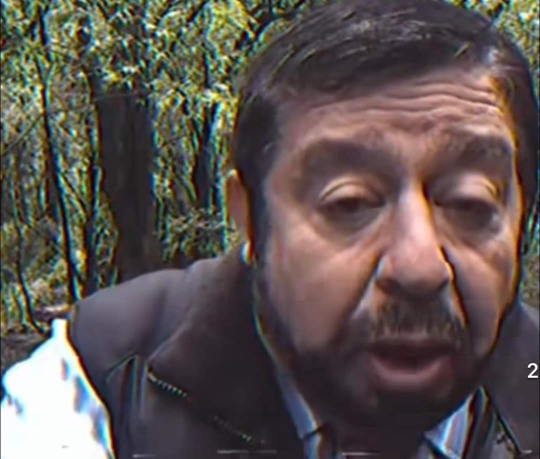
#> input picture PI_05_EspacioColor/figuras/rostro.jpg, 1080 x 917 px (shown at 1/2 size)
$ jupyter execute --allow-errors PI_05_OperacionesLogicas-Mascaras_Tarea.ipynb
#> lines starting #> are read from the running program, lines starting #| are printed output that depends on the picture; after the words box and inside, x2 and y2 are one past the last pixel; in counts of white or black regions, pixels touching at a corner belong together
<!--Información del curso-->

<br><br><center><h1 style="font-size:2em;color:#2467C0"> Operaciones lógicas y máscaras </h1></center>
<br>
<table>
<col width="550">
<col width="450">
<tr>


<td></td>
<td>

**OpenCV** es una biblioteca libre desarrollada originalmente por Intel. Vio la luz en el año 1999. Escrita originalmente en C/C++, su mejor virtud es que es multiplataforma, se puede ejecutar en diferentes sistemas operativos (Linux, Windows, Mac OS X, Android e iOS). También la podemos utilizar en diferentes lenguajes de programación como Java, Objective C, C# y *Python*.

Quizás sea la biblioteca de visión artificial más importante y más usada. Es utilizada por universidades, empresas y gente del movimiento Maker para dar rienda suelta a su imaginación al tratarse de un software libre.

En este notebook comenzaremos con el tratamiento de imágenes en Python mediante esta librería, más específicamente vamos a ver como cargar o  leer una imagen, conversión a blanco y negro, filtros y otras operaciones que serán útiles dentro del curso.


<br>
</td>
</tr>
</table>

# 0. Librerías básicas

[cell 1]
#Librerías básicas de esta notebook
import matplotlib.pyplot as plt
import numpy as np
import cv2 as cv

[cell 2]
def plt_imshow(title, image):
    image = cv.cvtColor(image, cv.COLOR_BGR2RGB)
    plt.imshow(image)
    plt.title(title)
    plt.grid(False)
    plt.show()

# TAREA

<div class="alert alert-success">

**Ejercicio 1**

 <ul>
  <li>a) Generar imagenes como las que se muestran a continuación (300 x 300)</li>
  <li>b) Aplicar las operaciones de AND, OR y XOR</li>
   <li>b)Aplicar la operación inversa a ambas imagenes</li>
</ul>

</div>

[cell 3]
circle = np.zeros((300, 300), dtype="uint8")
cv.circle(circle, (150, 150), 150, 255, -1)
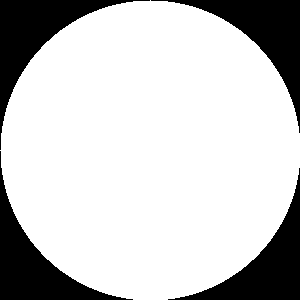
#> circle: shape (300, 300); 78.5% white; 4 black regions, box (x1, y1, x2, y2) and area: (0, 0, 150, 150) 4980, (151, 0, 300, 133) 4830, (0, 151, 133, 300) 4830, (168, 168, 300, 300) 4681

triangle = np.zeros((300, 300), dtype="uint8")
pts = np.array([[0, 150], [300, 300], [300, 0]], np.int32)
pts = pts.reshape((-1, 1, 2))
cv.fillPoly(triangle, [pts], 255)
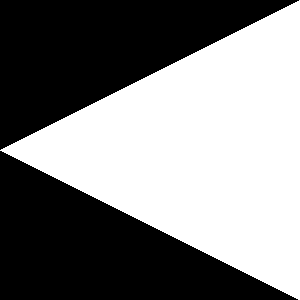
#> triangle: shape (300, 300); 50.2% white; 2 black regions, box (x1, y1, x2, y2) and area: (0, 0, 299, 150) 22500, (0, 151, 298, 300) 22350

fig = plt.figure()

ax1 = fig.add_subplot(122)
ax1.imshow(triangle, cmap='gray')
ax1.set_title('Triangulo')

ax2 = fig.add_subplot(121)
ax2.imshow(circle, cmap='gray')
ax2.set_title('Circulo')

plt.show()
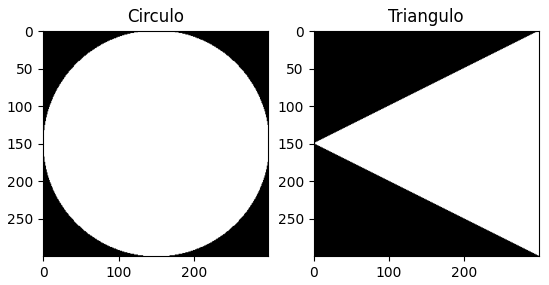
#> figure drawn by matplotlib, 2 panels

[cell 4]
#AND
img_and = cv.bitwise_and(circle, triangle)
plt_imshow("AND", img_and)
#> in plt_imshow, `image = cv.cvtColor(image, cv.COLOR_BGR2RGB)`: image: shape (300, 300, 3); 43.4% white; 1 white region, box (x1, y1, x2, y2) and area: (0, 30, 300, 271) 39104

[cell 5]
#OR
img_or = cv.bitwise_or(circle, triangle)
plt_imshow("OR", img_or)
#> in plt_imshow (call 2), `image = cv.cvtColor(image, cv.COLOR_BGR2RGB)`: image: shape (300, 300, 3); 85.2% white; 4 black regions, box (x1, y1, x2, y2) and area: (0, 0, 150, 150) 4980, (0, 151, 133, 300) 4830, (151, 0, 299, 30) 1792, (168, 271, 298, 300) 1673

[cell 6]
#XOR
img_xor = cv.bitwise_xor(circle,triangle)
plt_imshow("OR", img_xor)
#> call 3 of plt_imshow, with title = 'OR'
#> in plt_imshow (call 3), `image = cv.cvtColor(image, cv.COLOR_BGR2RGB)`:
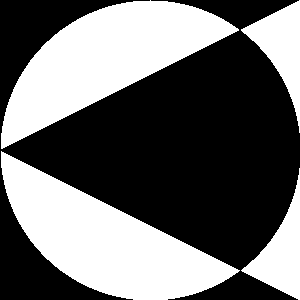
#> image: shape (300, 300, 3); 41.8% white; 4 white regions, box (x1, y1, x2, y2) and area: (1, 151, 240, 300) 15847, (1, 0, 239, 149) 15728, (241, 0, 300, 133) 3038, (241, 168, 300, 300) 3008

[cell 7]
# inversa circle
circle_inv = cv.bitwise_not(circle)
plt_imshow("Circulo INV", circle_inv)

[cell 8]
# inversa triangle
triangle_inv = cv.bitwise_not(triangle)
plt_imshow("Triangulo INV", triangle_inv)

<div class="alert alert-success">

**Ejercicio 2.  Descargar una imagen con el rostro de una persona**


 <ul>
  <li>a) Generar y aplicar una mascara con una circunferencia </li>
  <li>b) Generar y aplicar una mascara con un cuadrado</li>
</ul>

</div>

[cell 9]
face = cv.imread("figuras/rostro.jpg")
#> face is the input picture: shape (917, 1080, 3); mean B, G, R 80.8, 84, 93.5
plt_imshow("Original",face)
face.shape
#> Out = (917, 1080, 3)

[cell 10]
# Mascara circular y su implementación
masc_circle=np.zeros((face.shape[:2]), dtype="uint8")
cv.circle(masc_circle, (800, 450), 480, 255, -1)
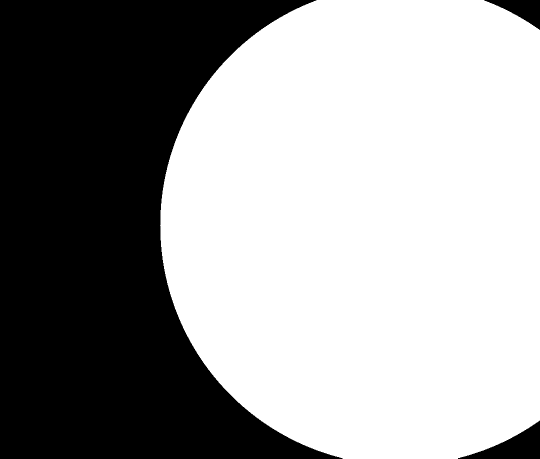
#> masc_circle: shape (917, 1080) (shown at 1/2 size); 61.1% white; 3 black regions, box (x1, y1, x2, y2) and area: (0, 0, 685, 917) 376468, (916, 841, 1080, 917) 5270, (968, 0, 1080, 60) 3056
plt_imshow("Circle Mask", masc_circle)

[cell 11]
# Mascara cuadrado
square_masc=np.zeros((face.shape[:2]), dtype="uint8")
cv.rectangle(square_masc, (1080,900), (425, 0), 255, -1)
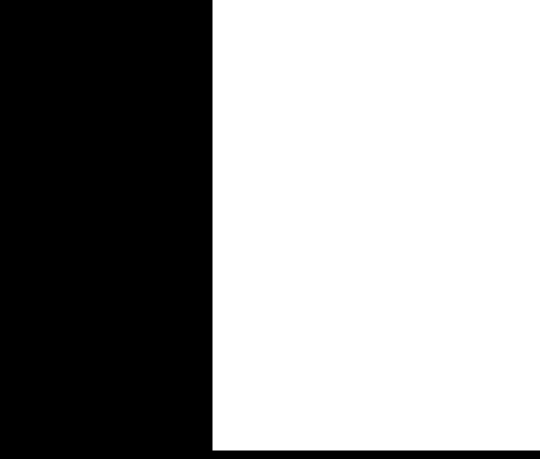
#> square_masc: shape (917, 1080) (shown at 1/2 size); 59.6% white; 1 black region, box (x1, y1, x2, y2) and area: (0, 0, 1080, 917) 400205
plt_imshow("Cuadrado Mask", square_masc)

[cell 12]
#Aplicar la mascara rectangular

img_mascara_circular = cv.bitwise_and(face, face, mask=masc_circle )
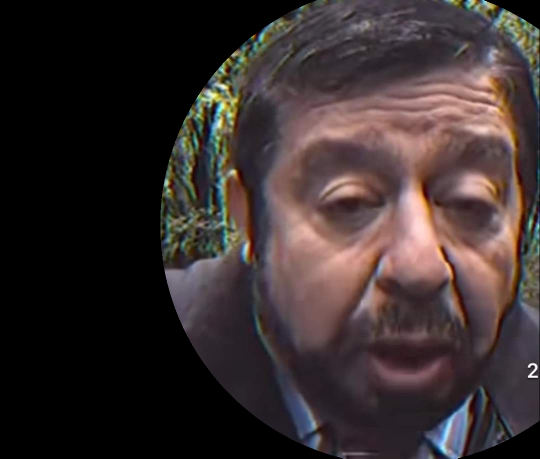
#> img_mascara_circular: shape (917, 1080, 3) (shown at 1/2 size); mean B, G, R 46.2, 46.3, 56.9

plt_imshow("Másacara", img_mascara_circular)

[cell 13]
#Aplicar la mascara cuadrada

img_mascara_cuadrada = cv.bitwise_and(face, face, mask= square_masc)
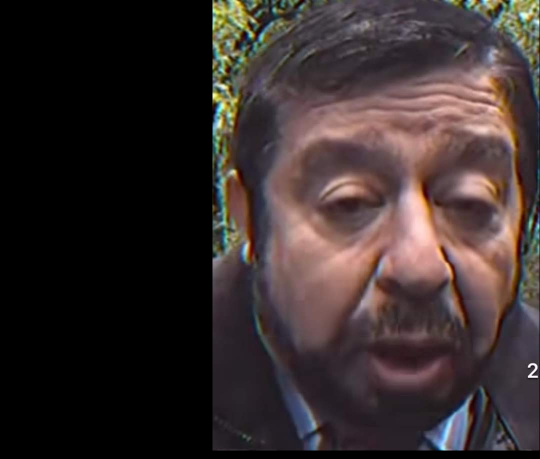
#> img_mascara_cuadrada: shape (917, 1080, 3) (shown at 1/2 size); mean B, G, R 44.9, 45.4, 55.9

plt_imshow("Másacara", img_mascara_cuadrada)

<div class="alert alert-success">

**Ejercicio 3**


 <ul>
  <li>a) Utilizando el archivo "figuras/letras.png.", aplicar todas las operaciones posibles para tratar de limpiar las letras de la figura del ruido existente </li>
</ul>

</div>

[cell 14]
img=cv.imread('figuras/letras.png')
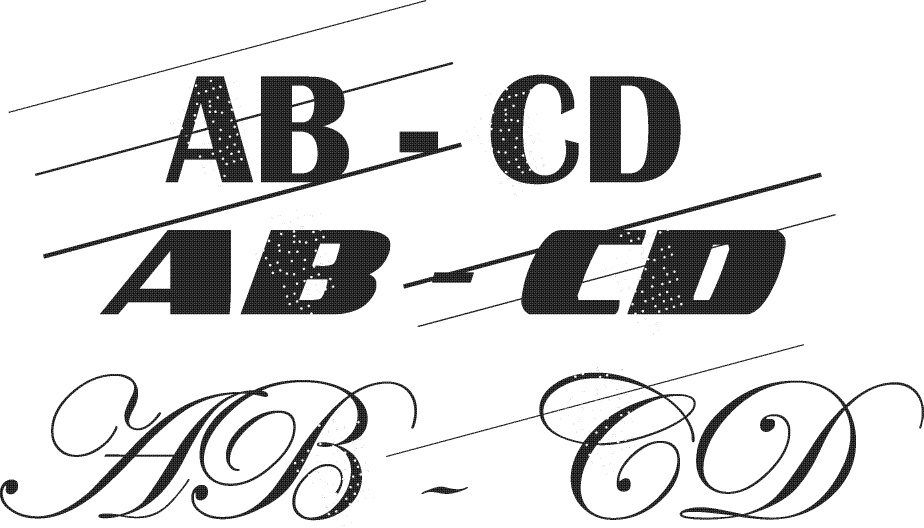
#> input picture PI_05_EspacioColor/figuras/letras.png, 2771 x 1583 px (shown at 1/3 size)
#> img is the input picture: shape (1583, 2771, 3); 86.5% white; black in thin lines or dots
img_word_gray = cv.cvtColor( img, cv.COLOR_BGR2GRAY)
#> img_word_gray: shape (1583, 2771); 86.5% white; black in thin lines or dots
plt.imshow(img_word_gray, cmap='gray')
plt.show()
img_word_gray.shape
#> Out = (1583, 2771)

[cell 15]
erosion = cv.erode(  img_word_gray.copy(), None, iterations = 3)
#> erosion: shape (1583, 2771); 79.4% white; 153 black regions, largest, box (x1, y1, x2, y2) and area: (1206, 515, 2510, 984) 189354, (102, 183, 1388, 779) 161274, (0, 1119, 1254, 1564) 130622
plt_imshow('Erosion , i=1', erosion)

[cell 16]
#Dilatación
dilatacion = cv.dilate(  erosion.copy(), None, iterations = 4)
#> dilatacion: shape (1583, 2771); 85.2% white; 117 black regions (68 under 20 px), largest, box (x1, y1, x2, y2) and area: (1211, 519, 2505, 980) 158400, (106, 187, 1384, 774) 124489, (724, 680, 1170, 942) 82017
plt_imshow('dilatacion , i=1', dilatacion)

[cell 17]
#Dilatación
dilatacion = cv.dilate(dilatacion.copy(), None, iterations = 1  )
#> dilatacion: shape (1583, 2771); 86.4% white; 105 black regions (78 under 20 px), largest, box (x1, y1, x2, y2) and area: (108, 189, 1383, 773) 115305, (1885, 689, 2355, 942) 88774, (725, 681, 1169, 941) 79961
plt_imshow('dilatacion , i=1', dilatacion)

[cell 18]
kernel = cv.getStructuringElement(cv.MORPH_RECT, (11,11))
closing = cv.morphologyEx( dilatacion.copy(), cv.MORPH_CLOSE, kernel)
#> closing: shape (1583, 2771); 87.6% white; 33 black regions, largest, box (x1, y1, x2, y2) and area: (1889, 692, 2354, 941) 88719, (729, 692, 1168, 941) 79909, (313, 692, 691, 941) 59823
plt_imshow('closing (3,3)',closing)

[cell 19]
dilatacion = cv.dilate(dilatacion.copy(), None, iterations = 0 )
plt_imshow('dilatacion , i=1', dilatacion)

[cell 20]
erosion = cv.erode( dilatacion.copy(), None, iterations = 1)
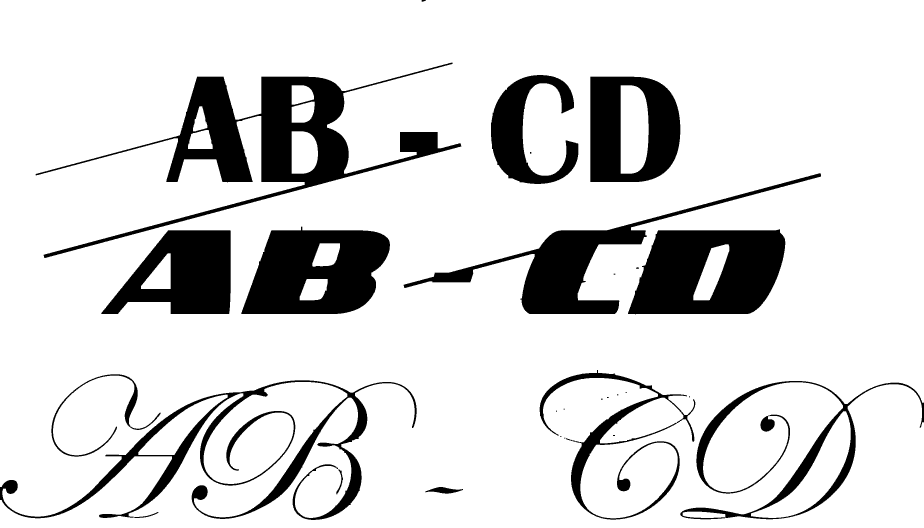
#> erosion: shape (1583, 2771) (shown at 1/3 size); 85.3% white; 34 black regions (13 under 20 px), largest, box (x1, y1, x2, y2) and area: (107, 188, 1384, 774) 124471, (1884, 688, 2356, 943) 90790, (724, 680, 1170, 942) 82013
plt_imshow('Erosion , i=1', erosion)
